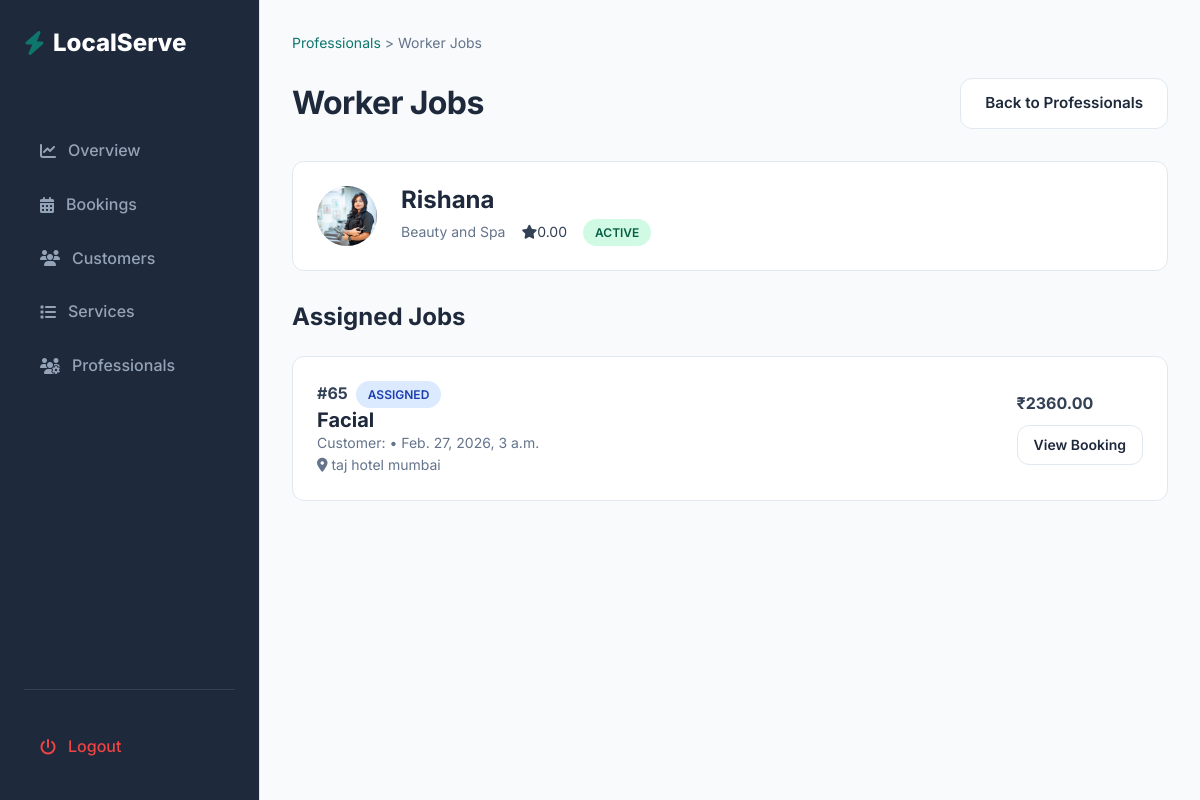
/services/admin/worker_jobs/24/, run on an earlier commit of the app's database.
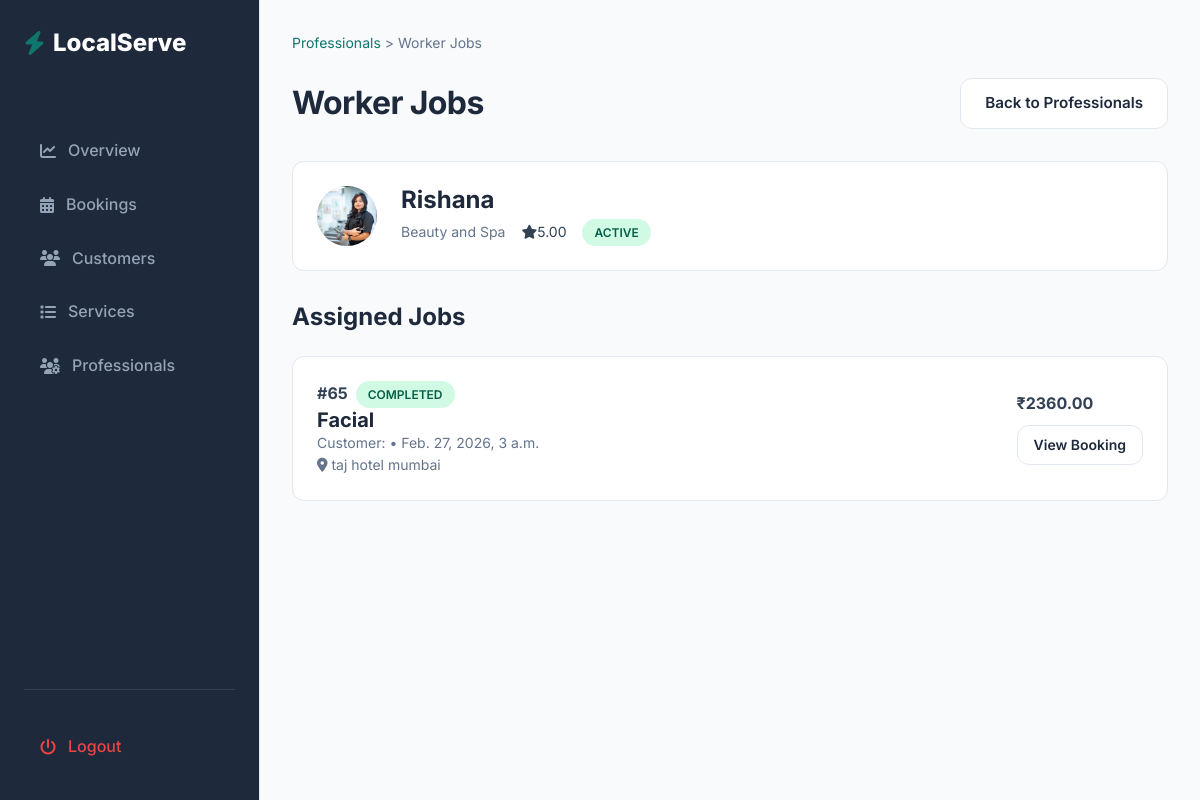
And on a later commit of the database.
### services/models.py (models this page shows, shortened)
class Worker(models.Model):
    full_name = models.CharField(max_length=150)
    services = models.ManyToManyField(Service, related_name="workers")
    phone = models.CharField(max_length=20,unique=True)
    photo = models.ImageField(upload_to="workers/",blank=True,null=True)
    rating = models.DecimalField(max_digits=3,decimal_places=2,default=0.0)
    email = models.EmailField(blank=True)
    experiance_years = models.IntegerField(null=True, blank=True)
    location = models.CharField(max_length=100, blank=True)
    is_active = models.BooleanField(default=True)
    created_at = models.DateTimeField(auto_now_add=True)

class Service(models.Model):
    category = models.ForeignKey(ServiceCategory, on_delete=models.CASCADE, related_name = "services")
    title = models.CharField(max_length=150)
    description = models.TextField()
    price = models.DecimalField(max_digits=8,decimal_places=2)
    duration_minutes = models.PositiveIntegerField(
        help_text="Duration in minutes"
    )
    image = models.ImageField(upload_to="services/",blank=True, null=True)
    is_active = models.BooleanField(default=True)
    created_at = models.DateTimeField(auto_now_add=True)
    is_best_seller = models.BooleanField(default=False)
    includes = models.TextField(blank=True,default="",
        help_text="Enter one item per line (e.g. Deep dusting, Floor cleaning, etc.)"
    )

class ServiceCategory(models.Model):
    name = models.CharField(max_length = 100,unique=True)
    icon = models.CharField(max_length = 100,blank=True)
    is_active = models.BooleanField(default = True)

### bookings/models.py (models this page shows, shortened)
class Booking(models.Model):
    BOOKING_STATUS_CHOICES = [
        ('PENDING','Pending'),
        ('ASSIGNED', 'Assigned'),
        ('CONFIRMED','Confirmed'),
        ('IN_PROGRESS','In Progress'),
        ('COMPLETED','Completed'),
        ('CANCELLED', 'Cancelled'),
    ]
    customer = models.ForeignKey(User, on_delete = models.CASCADE, related_name='bookings')
    service = models.ForeignKey(Service, on_delete = models.CASCADE, related_name='bookings')
    worker = models.ForeignKey(Worker, on_delete = models.SET_NULL, null=True, blank=True, related_name='bookings')
    booking_date = models.DateField()
    booking_time = models.TimeField()
    end_time = models.TimeField(null=True, blank = True)
    total_price = models.DecimalField(max_digits=8, decimal_places=2, default=0)
    label = models.CharField(max_length=50, blank=True, null=True)
    address_line = models.CharField(max_length=500)
    city = models.CharField(max_length=100)
    state = models.CharField(max_length=100)
    pincode = models.CharField(max_length=10)
    landmark = models.CharField(max_length=100, blank=True)
    booking_status = models.CharField(max_length=20, choices = BOOKING_STATUS_CHOICES, default='PENDING')
    created_at = models.DateTimeField(auto_now_add=True)
    updated_at = models.DateTimeField(auto_now = True)

### services/views.py (the view)
# urls.py: path('admin/worker_jobs/<int:pk>/', views.worker_jobs, name = "worker_jobs"),
def worker_jobs(request,pk):
    worker = get_object_or_404(Worker, pk=pk)
    jobs = worker.bookings.select_related("customer","service").order_by("-created_at")
    context = {"worker":worker,"jobs":jobs}
    return render(request, 'admin/workers/worker_jobs.html',context)

### templates/admin/workers/worker_jobs.html (shortened to what the changed rows need)
{% extends "base_admin.html" %}
        {% block content %}
            <div class="flex justify-between items-center" style="margin-bottom: 2rem;">
                <h2>Worker Jobs</h2>
            </div>
            <div class="card flex items-center gap-lg" style="margin-bottom: 2rem; padding: 1.5rem;">
                <div
                    style="width: 60px; height: 60px; background: #CBD5E1; border-radius: 50%; display: flex; align-items: center; justify-content: center; overflow: hidden;">
                    {% if worker.photo %}
                        <img src="{{ worker.photo.url }}"
                            style="width:100%; height:100%; object-fit:cover;">
                    {% else %}
                        <i class="fa-solid fa-user fa-lg text-light"></i>
                    {% endif %}
                </div>
                <div>
                    <h3 style="margin-bottom: 0.25rem;">{{ worker.full_name }}</h3>
                    <div class="flex items-center gap-md">
                        <span class="text-light text-sm">{% if worker.services.exists %}
                                {{ worker.services.first.category.name }}
                            {% else %}
                                No category
                            {% endif %}</span>
                        <div class="flex items-center gap-xs text-warning text-sm">
                            <i class="fa-solid fa-star"></i> {{ worker.rating }}
                        </div>
                        {% if worker.is_active %}
                            <span class="badge badge-success">Active</span>
                        {% else %}
                            <span class="badge badge-danger">Inactive</span>
                        {% endif %}
                    </div>
                </div>
            </div>
            <div class="grid grid-cols-1 gap-md">
                 {% for job in jobs %}
                <div class="card"
                    style="padding: 1.5rem; display: flex; justify-content: space-between; align-items: center;">
                    <div>
                        <div class="flex items-center gap-sm mb-1">
                            <span class="font-bold">#{{ job.id }}</span>
                            {% if job.booking_status == "PENDING" %}
                                <span class="badge badge-warning">Pending</span>
                            {% elif job.booking_status == "ASSIGNED" %}
                                <span class="badge badge-info">Assigned</span>
                            {% elif job.booking_status == "CONFIRMED" %}
                                <span class="badge badge-success">Confirmed</span>
                            {% elif job.booking_status == "IN_PROGRESS" %}
                                <span class="badge badge-info">In Progress</span>
                            {% elif job.booking_status == "COMPLETED" %}
                                <span class="badge badge-success">Completed</span>
                            {% elif job.booking_status == "CANCELLED" %}
                                <span class="badge badge-danger">Cancelled</span>
                            {% endif %}
                        </div>
                        <h4 style="margin: 0;">{{ job.service.title }}</h4>
                        <p class="text-sm text-light">Customer: {{ job.customer.name }} • {{ job.booking_date }}, {{ job.booking_time }}</p>
                        <p class="text-sm text-light"><i class="fa-solid fa-location-dot"></i> {{ job.address_line }}</p>
                    </div>
                    <div class="flex flex-col items-end gap-sm">
                        <span class="font-bold">₹{{ job.total_price }}</span>
                        <a href="{% url 'admin_booking_detail' job.id %}?from=worker_jobs" class="btn btn-secondary btn-sm">View Booking</a>
                    </div>
                </div>
                {% empty %}
                <div class="card text-center p-4">
                    <p class="text-light">No jobs assigned to this worker yet</p>
                </div>
                {% endfor %}
            </div>
        {% endblock %}

What changed in the data, as far as the page shows it:
changed Worker "Rishana": rating "0.00" → "5.00"
changed Booking "taj hotel mumbai": booking_status "ASSIGNED" → "COMPLETED"
